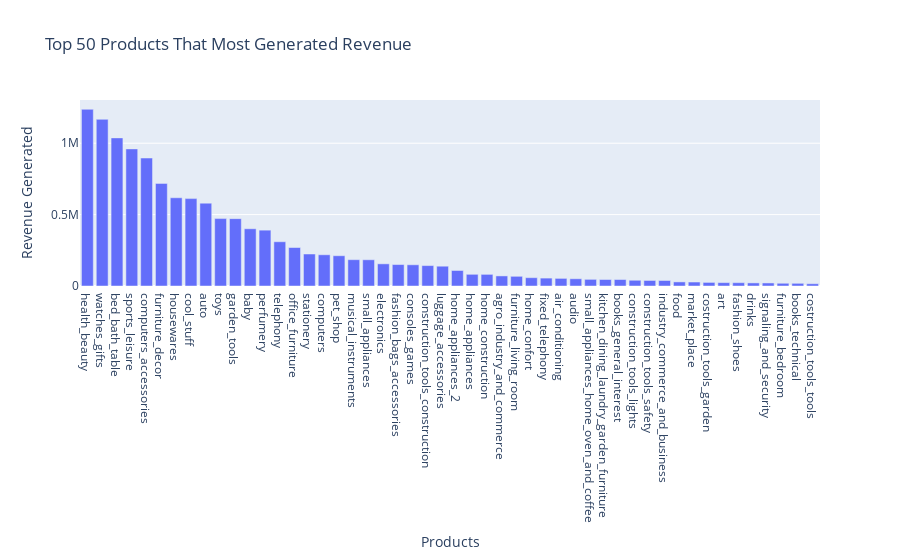

The notebook cell saved with this chart:
### Markdown cell above
### 7) Top 50 Most Generated Revenue Products

### Code cell
temp_7 = df.pivot_table(index='product_category_name_english', values='price', aggfunc='sum').reset_index().sort_values(by='price', ascending=False).head(50)
temp_7

trace7 = [
    go.Bar(
        x=temp_7['product_category_name_english'],
        y=temp_7['price'],
    )
]

layout = go.Layout(
        xaxis={
            'type': 'category', 
            'title': 'Products'
        },
        title='Top 50 Products That Most Generated Revenue',
        yaxis=dict(title='Revenue Generated')
    )
fig = go.Figure(data=trace7, layout=layout)
iplot(fig)

### Figure 1 — Plotly figure (JSON) as saved in the notebook; plotly's stock layout.template omitted (floating-point values rounded to 4 significant figures)
{"data": [{"type": "bar", "x": ["health_beauty", "watches_gifts", "bed_bath_table", "sports_leisure", "computers_accessories", "furniture_decor", "housewares", "cool_stuff", "auto", "toys", "garden_tools", "baby", "perfumery", "telephony", "office_furniture", "stationery", "computers", "pet_shop", "musical_instruments", "small_appliances", "electronics", "fashion_bags_accessories", "consoles_games", "construction_tools_construction", "luggage_accessories", "home_appliances_2", "home_appliances", "home_construction", "agro_industry_and_commerce", "furniture_living_room", "home_confort", "fixed_telephony", "air_conditioning", "audio", "small_appliances_home_oven_and_coffee", "kitchen_dining_laundry_garden_furniture", "books_general_interest", "construction_tools_lights", "construction_tools_safety", "industry_commerce_and_business", "food", "market_place", "costruction_tools_garden", "art", "fashion_shoes", "drinks", "signaling_and_security", "furniture_bedroom", "books_technical", "costruction_tools_tools"], "y": [1238000.0, 1167000.0, 1037000.0, 960200.0, 896300.0, 718700.0, 617800.0, 612100.0, 580300.0, 472100.0, 471700.0, 400800.0, 391200.0, 310000.0, 269400.0, 224100.0, 218700.0, 212000.0, 184300.0, 183700.0, 155300.0, 150200.0, 148500.0, 142900.0, 138700.0, 108600.0, 81860.0, 81530.0, 70570.0, 67860.0, 58270.0, 55360.0, 53320.0, 50620.0, 46590.0, 45530.0, 45300.0, 40190.0, 38770.0, 38570.0, 28730.0, 27800.0, 25150.0, 23660.0, 23210.0, 21610.0, 21320.0, 19050.0, 18760.0, 15900.0]}], "layout": {"title": {"text": "Top 50 Products That Most Generated Revenue"}, "xaxis": {"title": {"text": "Products"}, "type": "category"}, "yaxis": {"title": {"text": "Revenue Generated"}}}}
